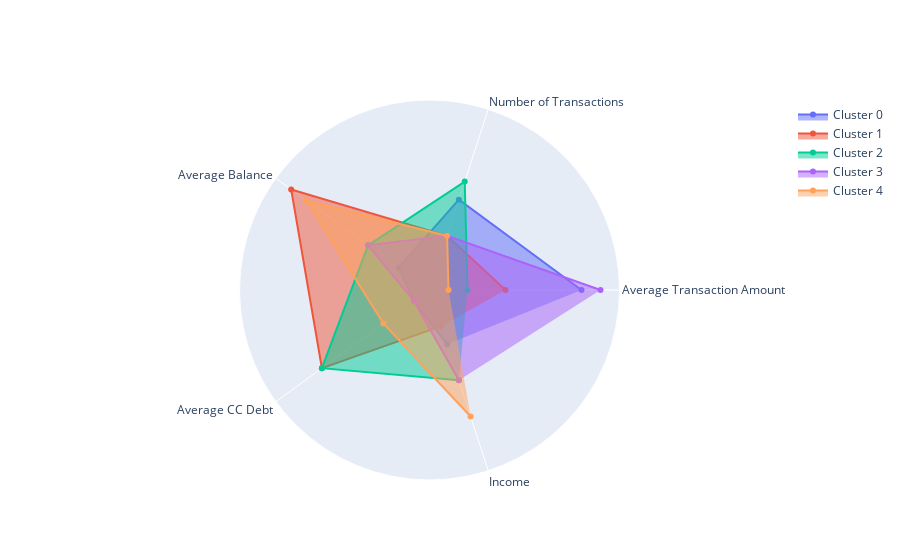

Source (notebook cell):
### Code cell
import nbformat
import plotly
import plotly.express as px
import plotly.graph_objects as go

categories = ['Average Transaction Amount','Number of Transactions','Average Balance',
              'Average CC Debt', 'Income']

fig = go.Figure()

fig.add_trace(go.Scatterpolar(
      r=[8, 5, 2, 1, 3],
      theta=categories,
      fill='toself',
      name='Cluster 0'
))
fig.add_trace(go.Scatterpolar(
      r=[4, 3, 9, 7, 2],
      theta=categories,
      fill='toself',
      name='Cluster 1'
))
fig.add_trace(go.Scatterpolar(
      r=[2, 6, 4, 7, 5],
      theta=categories,
      fill='toself',
      name='Cluster 2'
))
fig.add_trace(go.Scatterpolar(
      r=[9, 3, 4, 1, 5],
      theta=categories,
      fill='toself',
      name='Cluster 3'
))
fig.add_trace(go.Scatterpolar(
      r=[1, 3, 8, 3, 7],
      theta=categories,
      fill='toself',
      name='Cluster 4'
))

fig.update_layout(
  polar=dict(
    radialaxis=dict(
      visible=False,
      range=[0, 10]
    )),
  showlegend=True
)

fig.show()

### Figure 1 — Plotly figure (JSON) as saved in the notebook; plotly's stock layout.template omitted (floating-point values rounded to 4 significant figures)
{"data": [{"fill": "toself", "name": "Cluster 0", "r": [8, 5, 2, 1, 3], "theta": ["Average Transaction Amount", "Number of Transactions", "Average Balance", "Average CC Debt", "Income"], "type": "scatterpolar"}, {"fill": "toself", "name": "Cluster 1", "r": [4, 3, 9, 7, 2], "theta": ["Average Transaction Amount", "Number of Transactions", "Average Balance", "Average CC Debt", "Income"], "type": "scatterpolar"}, {"fill": "toself", "name": "Cluster 2", "r": [2, 6, 4, 7, 5], "theta": ["Average Transaction Amount", "Number of Transactions", "Average Balance", "Average CC Debt", "Income"], "type": "scatterpolar"}, {"fill": "toself", "name": "Cluster 3", "r": [9, 3, 4, 1, 5], "theta": ["Average Transaction Amount", "Number of Transactions", "Average Balance", "Average CC Debt", "Income"], "type": "scatterpolar"}, {"fill": "toself", "name": "Cluster 4", "r": [1, 3, 8, 3, 7], "theta": ["Average Transaction Amount", "Number of Transactions", "Average Balance", "Average CC Debt", "Income"], "type": "scatterpolar"}], "layout": {"polar": {"radialaxis": {"range": [0, 10], "visible": false}}, "showlegend": true}}
